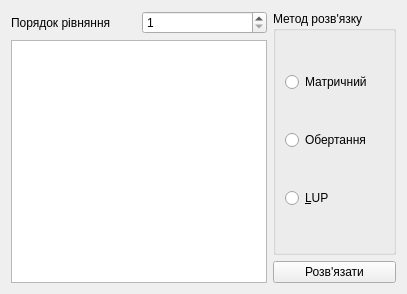
<?xml version="1.0" encoding="UTF-8"?>
<ui version="4.0">
 <class>Form</class>
 <widget class="QWidget" name="Form">
  <property name="geometry">
   <rect>
    <x>0</x>
    <y>0</y>
    <width>407</width>
    <height>294</height>
   </rect>
  </property>
  <property name="windowTitle">
   <string>Form</string>
  </property>
  <layout class="QGridLayout" name="gridLayout">
   <item row="0" column="0">
    <widget class="QLabel" name="label">
     <property name="text">
      <string>Порядок рівняння</string>
     </property>
    </widget>
   </item>
   <item row="0" column="1">
    <widget class="QSpinBox" name="spinBox">
     <property name="minimum">
      <number>1</number>
     </property>
     <property name="maximum">
      <number>10</number>
     </property>
    </widget>
   </item>
   <item row="0" column="2" rowspan="2">
    <widget class="QGroupBox" name="groupBox">
     <property name="title">
      <string>Метод розв'язку</string>
     </property>
     <layout class="QVBoxLayout" name="verticalLayout">
      <item>
       <widget class="QRadioButton" name="radioM">
        <property name="text">
         <string>Матричний</string>
        </property>
       </widget>
      </item>
      <item>
       <widget class="QRadioButton" name="radioR">
        <property name="text">
         <string>Обертання</string>
        </property>
       </widget>
      </item>
      <item>
       <widget class="QRadioButton" name="radioLUP">
        <property name="text">
         <string>&amp;LUP</string>
        </property>
       </widget>
      </item>
     </layout>
    </widget>
   </item>
   <item row="1" column="0" rowspan="2" colspan="2">
    <widget class="QTableView" name="STable"/>
   </item>
   <item row="2" column="2">
    <widget class="QPushButton" name="slvBtn">
     <property name="text">
      <string>Розв'язати</string>
     </property>
    </widget>
   </item>
  </layout>
 </widget>
 <resources/>
 <connections/>
</ui>
